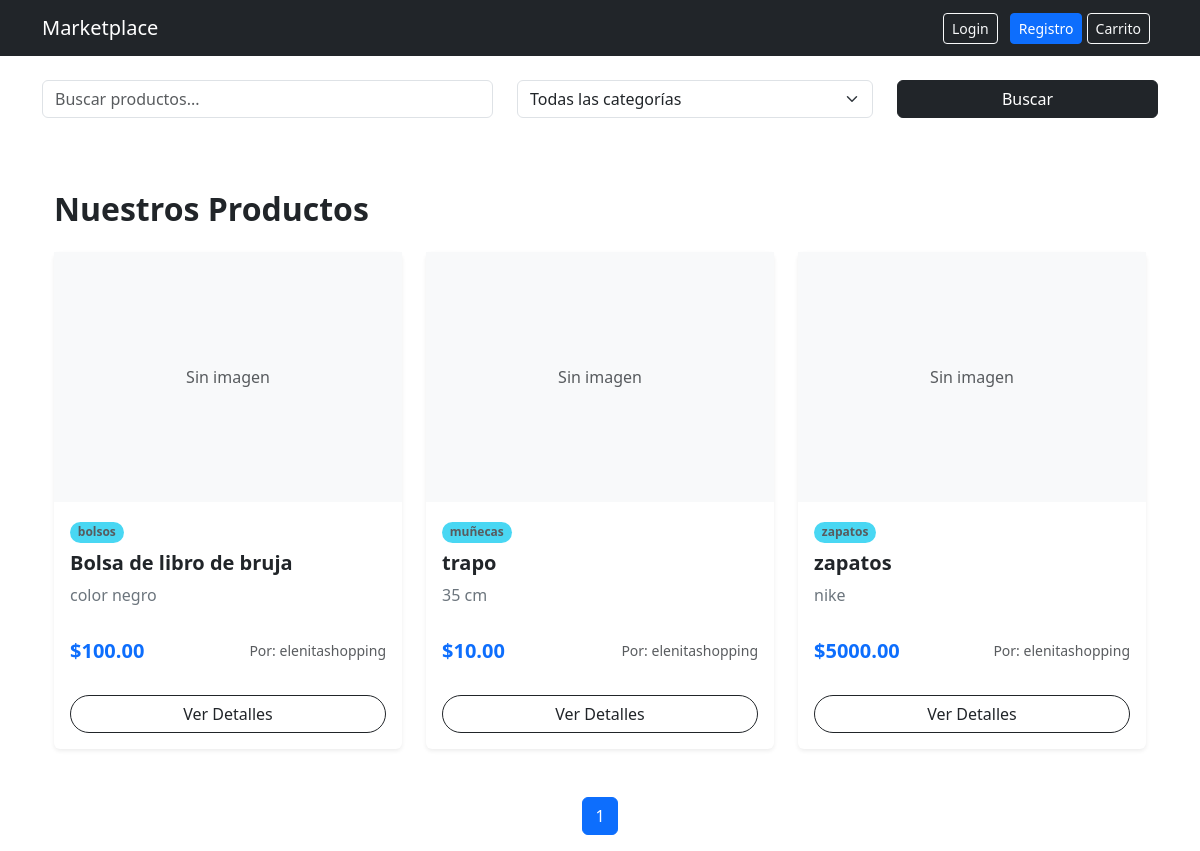
The page / on the database its author committed.
### store/models.py (models this page shows, shortened)
class Product(models.Model):
    id = models.UUIDField(primary_key=True, default=uuid.uuid4, editable=False)
    name = models.CharField(max_length=150)
    description = models.TextField()
    price = models.DecimalField(max_digits=10, decimal_places=2)
    stock = models.PositiveIntegerField(default=0)
    owner = models.ForeignKey(
        User,
        on_delete=models.CASCADE,
        related_name='products'
    )  # 1:N
    categories = models.ManyToManyField(
        Category,
        related_name='products'
    )  # N:M
    created_at = models.DateTimeField(auto_now_add=True)

class Category(models.Model):
    id = models.UUIDField(primary_key=True, default=uuid.uuid4, editable=False)
    name = models.CharField(max_length=100)
    description = models.TextField(blank=True)

class User(AbstractUser):
    id = models.UUIDField(primary_key=True, default=uuid.uuid4, editable=False)
    is_seller = models.BooleanField(default=False)

### store/views.py (the view)
# urls.py: 2. Add a URL to urlpatterns:  path('', views.home, name='home')
def home(request):
    query = request.GET.get('q')
    category_id = request.GET.get('category')
    products = Product.objects.select_related(
        'owner'
    ).prefetch_related(
        'categories'
    ).all()
    if query:
        products = products.filter(
            Q(name__icontains=query) |
            Q(description__icontains=query)
        )
    if category_id:
        products = products.filter(
            categories__id=category_id
        )
    paginator = Paginator(products, 6)
    page_number = request.GET.get('page')
    page_obj = paginator.get_page(page_number)
    categories = Category.objects.all()
    return render(request, 'store/home.html', {
        'page_obj': page_obj,
        'categories': categories,
        "products":products
    })

### store/templates/store/home.html (shortened to what this page needs)
{% extends 'store/base.html' %}
{% block content %}
<form method="GET" class="row mb-4">
    <div class="col-md-5">
        <input type="text"
               name="q"
               class="form-control"
               placeholder="Buscar productos...">
    </div>
    <div class="col-md-4">
        <select name="category"
                class="form-select">
            <option value="">Todas las categorías</option>
        </select>
    </div>
    <div class="col-md-3">
        <button class="btn btn-dark w-100">
            Buscar
        </button>
    </div>
</form>
<div class="container py-5">
    <h2 class="mb-4 fw-bold text-dark">Nuestros Productos</h2>
    <div class="row row-cols-1 row-cols-md-2 row-cols-lg-3 g-4">
        {% for product in products %}
        <div class="col">
            <div class="card h-100 border-0 shadow-sm transition-hover">
                {% if product.image %}
                    <img src="{{ product.image.url }}" class="card-img-top object-fit-cover" alt="{{ product.name }}" style="height: 250px;">
                {% else %}
                    <div class="bg-light d-flex align-items-center justify-content-center" style="height: 250px;">
                        <span class="text-muted">Sin imagen</span>
                    </div>
                {% endif %}
                <div class="card-body d-flex flex-column">
                    <div class="mb-2">
                        {% for cat in product.categories.all %}
                            <span class="badge rounded-pill bg-info text-dark opacity-75 small">{{ cat.name }}</span>
                        {% endfor %}
                    </div>
                    <h5 class="card-title fw-semibold">{{ product.name }}</h5>
                    <p class="card-text text-secondary flex-grow-1">
                        {{ product.description|truncatechars:100 }}
                    </p>
                    <div class="d-flex justify-content-between align-items-center mt-3">
                        <span class="h5 mb-0 fw-bold text-primary">${{ product.price }}</span>
                        <small class="text-muted">Por: {{ product.owner.username }}</small>
                    </div>
                </div>
                <div class="card-footer bg-transparent border-top-0 pb-3">
                    <div class="d-grid pt-2">
                        <a href="#" class="btn btn-outline-dark rounded-pill">Ver Detalles</a>
                    </div>
                </div>
            </div>
        </div>
        {% empty %}
        <div class="col-12 text-center py-5">
            <p class="lead text-muted">No hay productos disponibles en este momento.</p>
        </div>
        {% endfor %}
    </div>
</div>
<nav>
<ul class="pagination justify-content-center">
    <li class="page-item active">
        <span class="page-link">
            {{ page_obj.number }}
        </span>
    </li>
</ul>
</nav>
{% endblock %}

### store/templates/store/home.html (style rules this page uses)
.transition-hover { transition: transform 0.2s ease-in-out, box-shadow 0.2s ease-in-out; }

### rows shown on the page
Product: name "Bolsa de libro de bruja", description "color negro", price "100.00", owner.username "elenitashopping"
Category: name "bolsos"
Product: name "trapo", description "35 cm", price "10.00", owner.username "elenitashopping"
Category: name "muñecas"
Product: name "zapatos", description "nike", price "5000.00", owner.username "elenitashopping"
Category: name "zapatos"

### other values the page prints
{{ page_obj.number }} "1"
